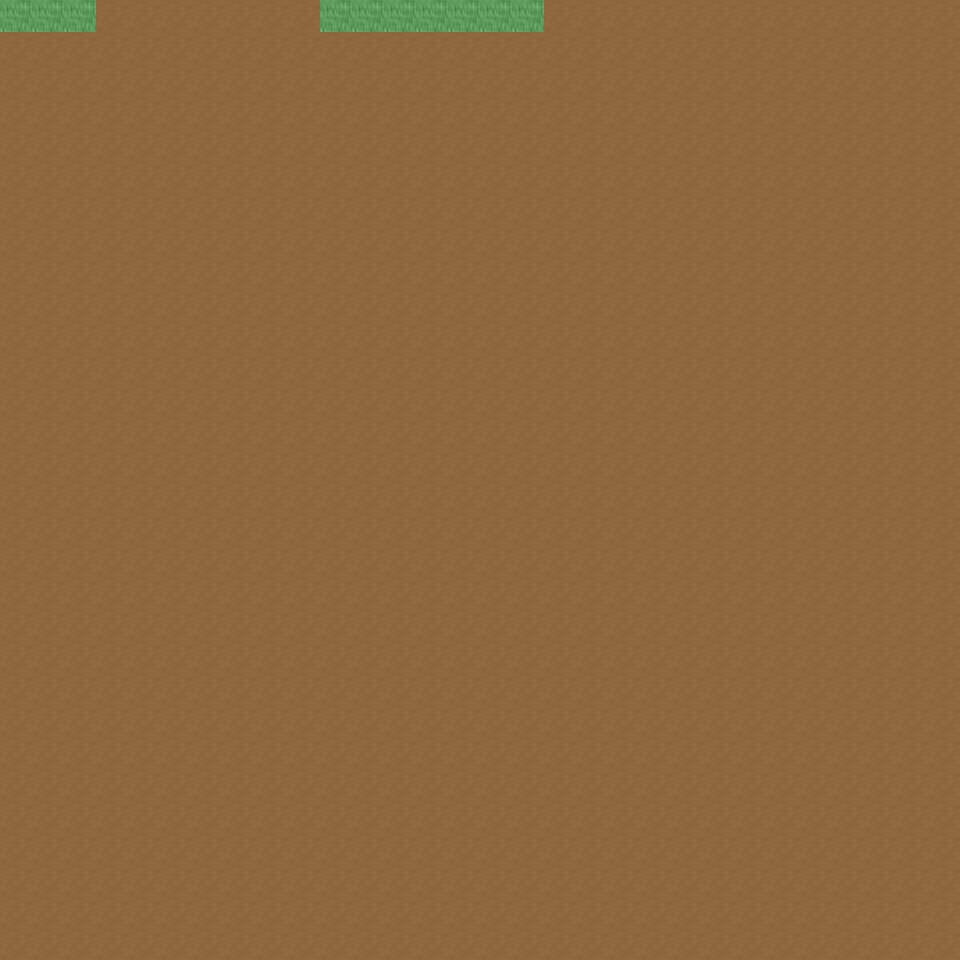

This game map was drawn from its Tiled (.tmx) file and the tilesets committed beside it. A one-line description and the trimmed map source follow:
An orthogonal 30x30 tile map with 32x32 px tiles, 6 tile layers (Ground, Object, Object2, Above, ...), 37 tilesets and 5 objects (5x mapExit).

<map version="1.0" orientation="orthogonal" renderorder="right-down" width="30" height="30" tilewidth="32" tileheight="32" nextobjectid="6">
  <tileset firstgid="1" name="tileset_ground_ground" tilewidth="32" tileheight="32" tilecount="33" columns="3">
    <image source="../drawable/tileset_ground_ground.png" width="96" height="352" />
  </tileset>
  <tileset firstgid="34" name="tileset_ground_ridge_earth_dark" tilewidth="32" tileheight="32" tilecount="96" columns="12">
    <image source="../drawable/tileset_ground_ridge_earth_dark.png" width="384" height="256" />
  </tileset>
  <tileset firstgid="130" name="tileset_logic_collision" tilewidth="32" tileheight="32" tilecount="1" columns="1">
    <image source="../drawable/tileset_logic_collision.png" width="32" height="32" />
  </tileset>
  <tileset firstgid="131" name="tileset_logic_portal" tilewidth="32" tileheight="32" tilecount="24" columns="8">
    <image source="../drawable/tileset_logic_portal.png" width="256" height="96" />
  </tileset>
  <tileset firstgid="155" name="tileset_building_fence_fence_chunky" tilewidth="32" tileheight="32" tilecount="21" columns="3">
    <image source="../drawable/tileset_building_fence_fence_chunky.png" width="96" height="224" />
  </tileset>
  <tileset firstgid="176" name="tileset_item_statue_girl_with_bird" tilewidth="32" tileheight="32" tilecount="12" columns="4">
    <image source="../drawable/tileset_item_statue_girl_with_bird.png" width="128" height="96" />
  </tileset>
  <tileset firstgid="188" name="tileset_plant_bush_hosta" tilewidth="32" tileheight="32" tilecount="9" columns="3">
    <image source="../drawable/tileset_plant_bush_hosta.png" width="96" height="96" />
  </tileset>
  <tileset firstgid="197" name="tileset_logic_item_sheepfood" tilewidth="32" tileheight="32" tilecount="1" columns="1">
    <image source="../drawable/tileset_logic_item_sheepfood.png" width="32" height="32" />
  </tileset>
  <tileset firstgid="198" name="tileset_ground_rock_rocks_3" tilewidth="32" tileheight="32" tilecount="16" columns="4">
    <image source="../drawable/tileset_ground_rock_rocks_3.png" width="128" height="128" />
  </tileset>
  <tileset firstgid="214" name="tileset_item_statue_crystal_statues" tilewidth="32" tileheight="32" tilecount="12" columns="6">
    <image source="../drawable/tileset_item_statue_crystal_statues.png" width="192" height="64" />
  </tileset>
  <tileset firstgid="226" name="tileset_plant_tree_maple_tree" tilewidth="32" tileheight="32" tilecount="72" columns="8">
    <image source="../drawable/tileset_plant_tree_maple_tree.png" width="256" height="288" />
  </tileset>
  <tileset firstgid="298" name="tileset_plant_stump_small_stump" tilewidth="32" tileheight="32" tilecount="4" columns="2">
    <image source="../drawable/tileset_plant_stump_small_stump.png" width="64" height="64" />
  </tileset>
  <tileset firstgid="302" name="tileset_item_statue_plants_potted_stone" tilewidth="32" tileheight="32" tilecount="6" columns="3">
    <image source="../drawable/tileset_item_statue_plants_potted_stone.png" width="96" height="64" />
  </tileset>
  <tileset firstgid="308" name="tileset_logic_creature_sheep" tilewidth="32" tileheight="32" tilecount="1" columns="1">
    <image source="../drawable/tileset_logic_creature_sheep.png" width="32" height="32" />
  </tileset>
  <tileset firstgid="309" name="tileset_furniture_chair_bench_white" tilewidth="32" tileheight="32" tilecount="8" columns="2">
    <image source="../drawable/tileset_furniture_chair_bench_white.png" width="64" height="128" />
  </tileset>
  <tileset firstgid="317" name="tileset_furniture_sink_dark_side_on" tilewidth="32" tileheight="32" tilecount="6" columns="3">
    <image source="../drawable/tileset_furniture_sink_dark_side_on.png" width="96" height="64" />
  </tileset>
  <tileset firstgid="323" name="tileset_object_birds" tilewidth="32" tileheight="32" tilecount="4" columns="2">
    <image source="../drawable/tileset_object_birds.png" width="64" height="64" />
  </tileset>
  <tileset firstgid="327" name="tileset_logic_creature_animal" tilewidth="32" tileheight="32" tilecount="32" columns="8">
    <image source="../drawable/tileset_logic_creature_animal.png" width="256" height="128" />
  </tileset>
  <tileset firstgid="359" name="tileset_ground_earth_edges" tilewidth="32" tileheight="32" tilecount="18" columns="6">
    <image source="../drawable/tileset_ground_earth_edges.png" width="192" height="96" />
  </tileset>
  <tileset firstgid="377" name="tileset_ground_grass_corners" tilewidth="32" tileheight="32" tilecount="24" columns="6">
    <image source="../drawable/tileset_ground_grass_corners.png" width="192" height="128" />
  </tileset>
  <tileset firstgid="401" name="tileset_building_stairs_stairs_grey" tilewidth="32" tileheight="32" tilecount="6" columns="3">
    <image source="../drawable/tileset_building_stairs_stairs_grey.png" width="96" height="64" />
  </tileset>
  <tileset firstgid="407" name="tileset_logic_creature_ent" tilewidth="32" tileheight="32" tilecount="4" columns="4">
    <image source="../drawable/tileset_logic_creature_ent.png" width="128" height="32" />
  </tileset>
  <tileset firstgid="411" name="tileset_plant_tree_pine_tree" tilewidth="32" tileheight="32" tilecount="20" columns="4">
    <image source="../drawable/tileset_plant_tree_pine_tree.png" width="128" height="160" />
  </tileset>
  <tileset firstgid="431" name="tileset_plant_tree_oak_tree" tilewidth="32" tileheight="32" tilecount="20" columns="4">
    <image source="../drawable/tileset_plant_tree_oak_tree.png" width="128" height="160" />
  </tileset>
  <tileset firstgid="451" name="tileset_plant_tree_chestnut_tree" tilewidth="32" tileheight="32" tilecount="20" columns="4">
    <image source="../drawable/tileset_plant_tree_chestnut_tree.png" width="128" height="160" />
  </tileset>
  <tileset firstgid="471" name="tileset_building_thatched_roof_cottage1" tilewidth="32" tileheight="32" tilecount="20" columns="4">
    <image source="../drawable/tileset_building_thatched_roof_cottage1.png" width="128" height="160" />
  </tileset>
  <tileset firstgid="491" name="tileset_building_thatched_roof_cottage2" tilewidth="32" tileheight="32" tilecount="20" columns="4">
    <image source="../drawable/tileset_building_thatched_roof_cottage2.png" width="128" height="160" />
  </tileset>
  <tileset firstgid="511" name="tileset_logic_item_vegetable" tilewidth="32" tileheight="32" tilecount="16" columns="8">
    <image source="../drawable/tileset_logic_item_vegetable.png" width="256" height="64" />
  </tileset>
  <tileset firstgid="527" name="tileset_object_well" tilewidth="32" tileheight="32" tilecount="4" columns="2">
    <image source="../drawable/tileset_object_well.png" width="64" height="64" />
  </tileset>
  <tileset firstgid="531" name="tileset_plant_flower_flower_bed_1" tilewidth="32" tileheight="32" tilecount="35" columns="7">
    <image source="../drawable/tileset_plant_flower_flower_bed_1.png" width="224" height="160" />
  </tileset>
  <tileset firstgid="566" name="tileset_plant_flower_small_flower_bed" tilewidth="32" tileheight="32" tilecount="12" columns="3">
    <image source="../drawable/tileset_plant_flower_small_flower_bed.png" width="96" height="128" />
  </tileset>
  <tileset firstgid="578" name="tileset_plant_flower_small_flower_bed_2" tilewidth="32" tileheight="32" tilecount="12" columns="3">
    <image source="../drawable/tileset_plant_flower_small_flower_bed_2.png" width="96" height="128" />
  </tileset>
  <tileset firstgid="590" name="tileset_plant_flower_foxgloves" tilewidth="32" tileheight="32" tilecount="4" columns="2">
    <image source="../drawable/tileset_plant_flower_foxgloves.png" width="64" height="64" />
  </tileset>
  <tileset firstgid="594" name="tileset_plant_flower_hothouse_flowers" tilewidth="32" tileheight="32" tilecount="72" columns="6">
    <image source="../drawable/tileset_plant_flower_hothouse_flowers.png" width="192" height="384" />
  </tileset>
  <tileset firstgid="666" name="tileset_plant_bush_bush_mult_colored" tilewidth="32" tileheight="32" tilecount="6" columns="3">
    <image source="../drawable/tileset_plant_bush_bush_mult_colored.png" width="96" height="64" />
  </tileset>
  <tileset firstgid="672" name="tileset_object_ents" tilewidth="32" tileheight="32" tilecount="50" columns="5">
    <image source="../drawable/tileset_object_ents.png" width="160" height="320" />
  </tileset>
  <tileset firstgid="722" name="tileset_ground_green_paving" tilewidth="32" tileheight="32" tilecount="18" columns="3">
    <image source="../drawable/tileset_ground_green_paving.png" width="96" height="192" />
  </tileset>
  <layer name="Ground" width="30" height="30">
    <data>[900 cells, 900 non-empty, 1 distinct tile ids]</data>
  </layer>
  <layer name="Object" width="30" height="30">
    <data>[900 cells, 10 non-empty, 3 distinct tile ids]</data>
  </layer>
  <layer name="Object2" width="30" height="30">
    <data>[900 cells, 0 non-empty, 0 distinct tile ids]</data>
  </layer>
  <layer name="Above" width="30" height="30">
    <data>[900 cells, 0 non-empty, 0 distinct tile ids]</data>
  </layer>
  <layer name="Above2" width="30" height="30">
    <data>[900 cells, 0 non-empty, 0 distinct tile ids]</data>
  </layer>
  <layer name="Walkable" width="30" height="30">
    <data>[900 cells, 10 non-empty, 1 distinct tile ids]</data>
  </layer>
  <objectgroup name="MapEvents">
    <object id="1" name="north" type="mapExit" x="96" y="0" width="224" height="32">
      <properties>
        <property name="map" value="level_0_x189_y9" />
        <property name="x" value="3" />
        <property name="y" value="28" />
      </properties>
    </object>
    <object id="2" name="north2" type="mapExit" x="544" y="0" width="416" height="32">
      <properties>
        <property name="map" value="level_0_x189_y9" />
        <property name="x" value="17" />
        <property name="y" value="28" />
      </properties>
    </object>
    <object id="3" name="south" type="mapExit" x="0" y="928" width="960" height="32">
      <properties>
        <property name="map" value="level_0_x189_y11" />
        <property name="x" value="0" />
        <property name="y" value="1" />
      </properties>
    </object>
    <object id="4" name="west" type="mapExit" x="0" y="32" width="32" height="928">
      <properties>
        <property name="map" value="level_0_x188_y10" />
        <property name="x" value="28" />
        <property name="y" value="1" />
      </properties>
    </object>
    <object id="5" name="east" type="mapExit" x="928" y="0" width="32" height="960">
      <properties>
        <property name="map" value="level_0_x190_y10" />
        <property name="x" value="1" />
        <property name="y" value="0" />
      </properties>
    </object>
  </objectgroup>
</map>
